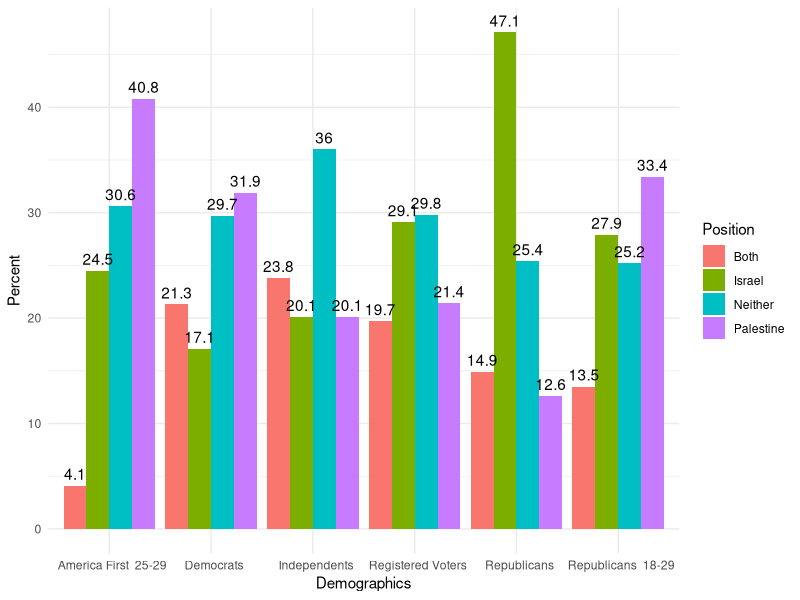

R code for this plot:
## ---- chunk 1
#adding the needed libraries
library(readr)
library(ggplot2)
library(dplyr)
library(tidyr)

#inserting the contents of data.scv into a table
data_table <- read.table(
  text = "
  Demographics;Israel;Palestine;Both;Neither
  Registered Voters;0,291;0,214;0,197;0,298
  Republicans;0,471;0,126;0,149;0,254
  Democrats;0,171;0,319;0,213;0,297
  Independents;0,201;0,201;0,238;0,36
  Republicans  18-29;0,279;0,334;0,135;0,252
  America First  25-29;0,245;0,408;0,041;0,306",
  sep = ";",
  dec = ",",
  #the first verse contains the names of the colums
  header = TRUE,
  #string must be a char type
  stringsAsFactors = FALSE)

#chance to check if the table is correct
head(data_table)
## ---- chunk 2
#conversion to long version (on which a plot can be based)
data_long <- data_table %>%
  pivot_longer(
    #all column without "Demographics"
    cols = -Demographics,
    #creating the "Position" category
    names_to = "Position",
    values_to = "Percent"
  ) %>%
  #calculating the data so it can be shown as percents
  mutate(Percent = Percent * 100)

head(data_long)
## ---- chunk 3
#creating a ggplot (differentiating color of the column by "Position")
ggplot(data_long, aes(x = Demographics, y = Percent, fill = Position)) +
  #creating a clustered column chart
  geom_col(position = "dodge") +
  #adding cosmetics (additional texts)
  geom_text(aes(label = Percent), 
            position = position_dodge(width = 0.9), 
            vjust = -0.5) +
  #addition for easier visuals
  theme_minimal()
  
